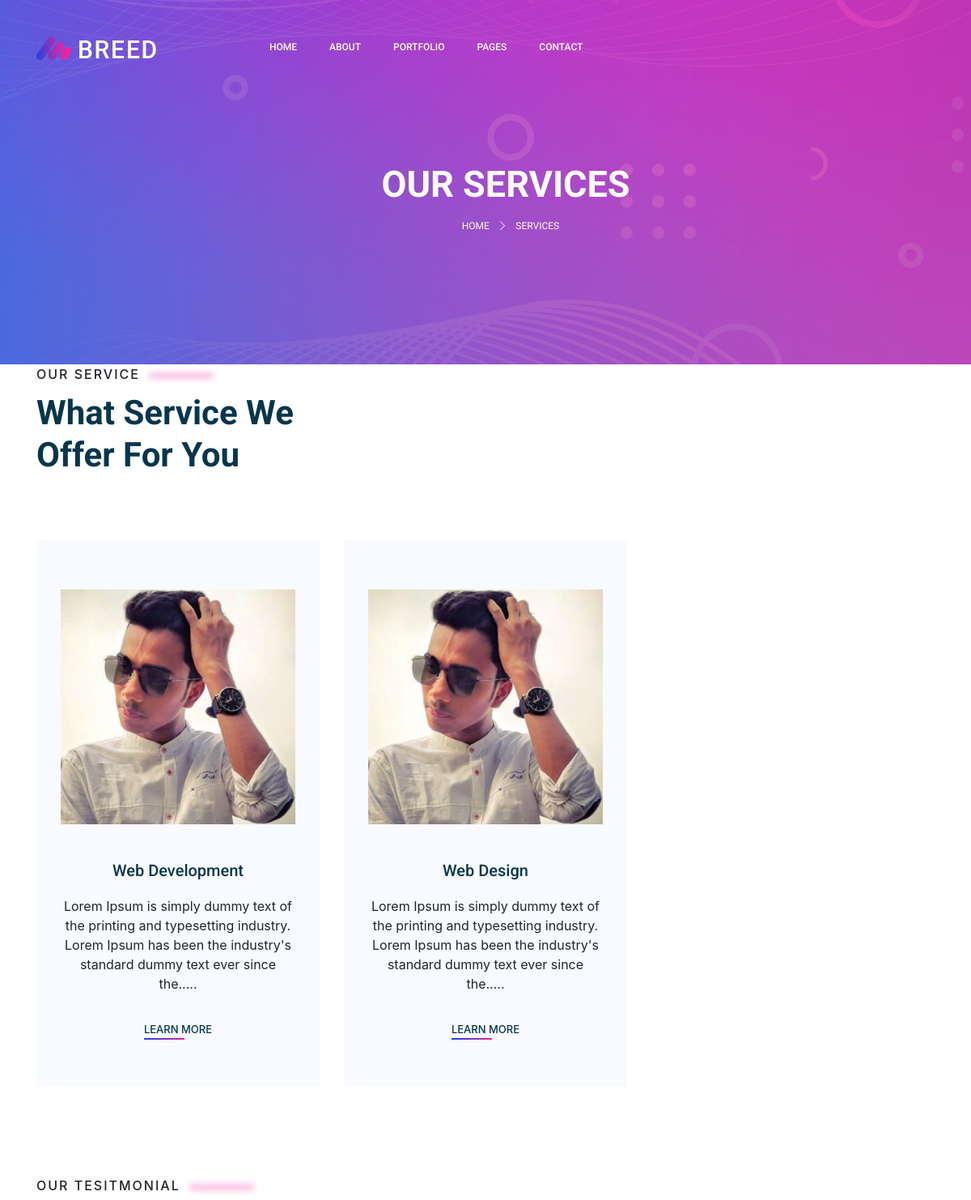
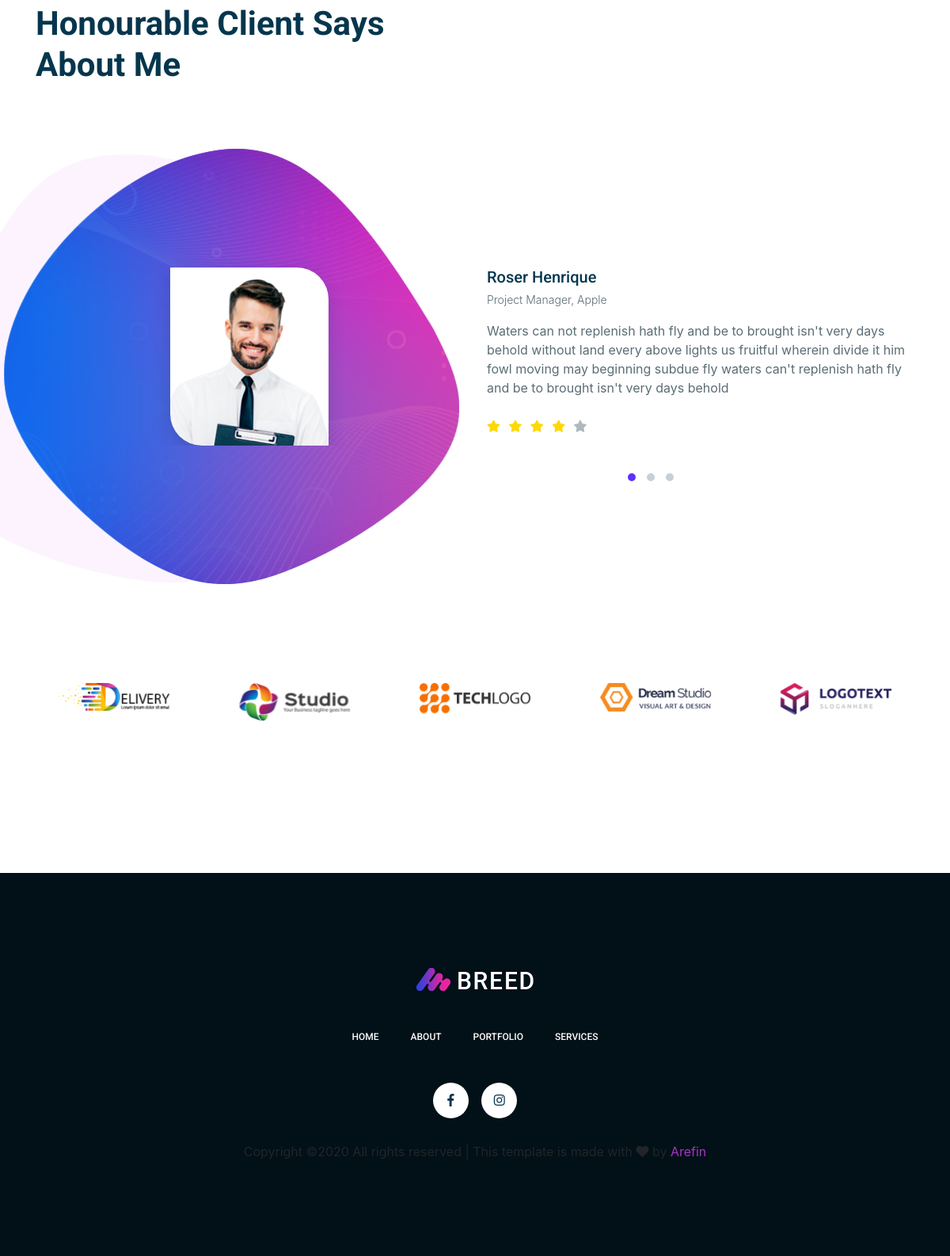
/services.php, run on the app's committed database (2 pictures, top to bottom).
### tables this page shows
CREATE TABLE `tbl_services` (
  `id` int(11) NOT NULL,
  `name` varchar(255) NOT NULL,
  `details` text NOT NULL,
  `image` varchar(255) NOT NULL
);

### lib/database.php (called while the page is built, shortened)
<?php
Class Database{
 public $host   = DB_HOST;
 public $user   = DB_USER;
 public $pass   = DB_PASS;
 public $dbname = DB_NAME;
 public $link;
private function connectDB(){
 $this->link = new mysqli($this->host, $this->user, $this->pass,
  $this->dbname);
 }
public function select($query){
  $result = $this->link->query($query) or
   die($this->link->error.__LINE__);
  if($result->num_rows > 0){
    return $result;
  } else {
    return false;
  }
 }
}
?>

### helpers/format.php (called while the page is built, shortened)
<?php
class Format{
 public function textShorten($text, $limit = 150){
  $text = $text. " ";
  $text = substr($text, 0, $limit);
  $text = substr($text, 0, strrpos($text, ' '));
  $text = $text.".....";
  return $text;
 }
}
?>

### services.php (the view, shortened to what this page needs)
<?php include 'inc/header.php'; ?>
    <section class="banner_area">
        <div class="banner_inner d-flex align-items-center">
            <div class="container">
                <div class="banner_content text-center">
                    <h2>Our Services</h2>
                    <div class="page_link">
                        <a href="index.php">Home</a>
                        <a href="services.php">Services</a>
                    </div>
                </div>
            </div>
        </div>
    </section>
	<section class="services_area">
		<div class="container">
			<div class="row">
				<div class="col-lg-12">
					<div class="main_title">
						<p class="top_text">Our Service <span></span></p>
						<h2>What Service We <br>
							Offer For You </h2>
					</div>
				</div>
			</div>
			<div class="row">
				<?php
				$query ="SELECT * FROM tbl_services";
				$post = $db->select($query);
				if ($post) {
					while ($result= $post->fetch_assoc()) {?>
				<div class="col-lg-4 col-md-6 mb-4 mb-lg-0">
					<div class="service_item">
						<img class="img-fluid" src="admin/<?php echo $result['image'] ;?>" alt="">
						<h4><?php echo $result['name']; ?></h4>
						<p><?php echo $fm->textShorten($result['details']); ?></p>
						<a href="details.php?detailid=<?php echo $result['id'];?>" class="primary_btn2 mt-35">Learn More</a>
					</div>
				</div>
    <?php } }else{
    	echo "Coding problem";
 } ?>
			</div>
		</div>
	</section>
	<section class="testimonial_area pb-xl-300px">
		<div class="container">
			<div class="row">
				<div class="col-lg-12">
					<div class="main_title">
						<p class="top_text">Our Tesitmonial <span></span></p>
						<h2>Honourable Client Says <br>
							About Me </h2>
					</div>
				</div>
      </div>
      <div class="owl-carousel owl-theme testimonial-slider ">
        <div class="testimonial-item">
          <div class="row">
            <div class="col-lg-6">
              <div class="testi-img mb-4 mb-lg-0">
                <img src="img/testimonials/testimonial1.png" alt="">
              </div>
            </div>
            <div class="col-lg-6">
              <div class="testi-right">
                <h4>Roser Henrique</h4>
                <p><small>Project Manager, Apple</small></p>
                <p>Waters can not replenish hath fly and be to brought isn't very days behold without land every above lights us fruitful wherein divide it him fowl moving may beginning subdue fly waters can't replenish hath fly and be to brought isn't very days behold </p>
                <ul class="star_rating mt-4">
                  <li><span><i class="fas fa-star"></i></span></li>
                  <li><span><i class="fas fa-star"></i></span></li>
                  <li><span><i class="fas fa-star"></i></span></li>
                  <li><span><i class="fas fa-star"></i></span></li>
                  <li class="disable"><span><i class="fas fa-star"></i></span></li>
                </ul>
              </div>
            </div>
          </div>
        </div>
      </div>
    </div>
  </section>
	<section class="brands-area section_gap_bottom">
		<div class="container">
			<div class="row justify-content-center">
				<div class="col-lg-12">
					<div class="owl-carousel brand-carousel">
						<div class="single-brand-item d-table">
							<div class="d-table-cell">
								<img src="img/brands/logo1.png" alt="">
							</div>
						</div>
						<div class="single-brand-item d-table">
							<div class="d-table-cell">
								<img src="img/brands/logo2.png" alt="">
							</div>
						</div>
						<div class="single-brand-item d-table">
							<div class="d-table-cell">
								<img src="img/brands/logo3.png" alt="">
							</div>
						</div>
						<div class="single-brand-item d-table">
							<div class="d-table-cell">
								<img src="img/brands/logo4.png" alt="">
							</div>
						</div>
						<div class="single-brand-item d-table">
							<div class="d-table-cell">
								<img src="img/brands/logo5.png" alt="">
							</div>
						</div>
					</div>
				</div>
			</div>
		</div>
	</section>
<?php include 'inc/footer.php'; ?>

### data on the page
tbl_services: image (picture), name "Web Development", details "Lorem Ipsum is simply dummy text of the printing and typesetting industry. Lorem Ipsum has been the industry's standard dummy text ever since the....."
tbl_services: image (picture), name "Web Design", details "Lorem Ipsum is simply dummy text of the printing and typesetting industry. Lorem Ipsum has been the industry's standard dummy text ever since the....."
